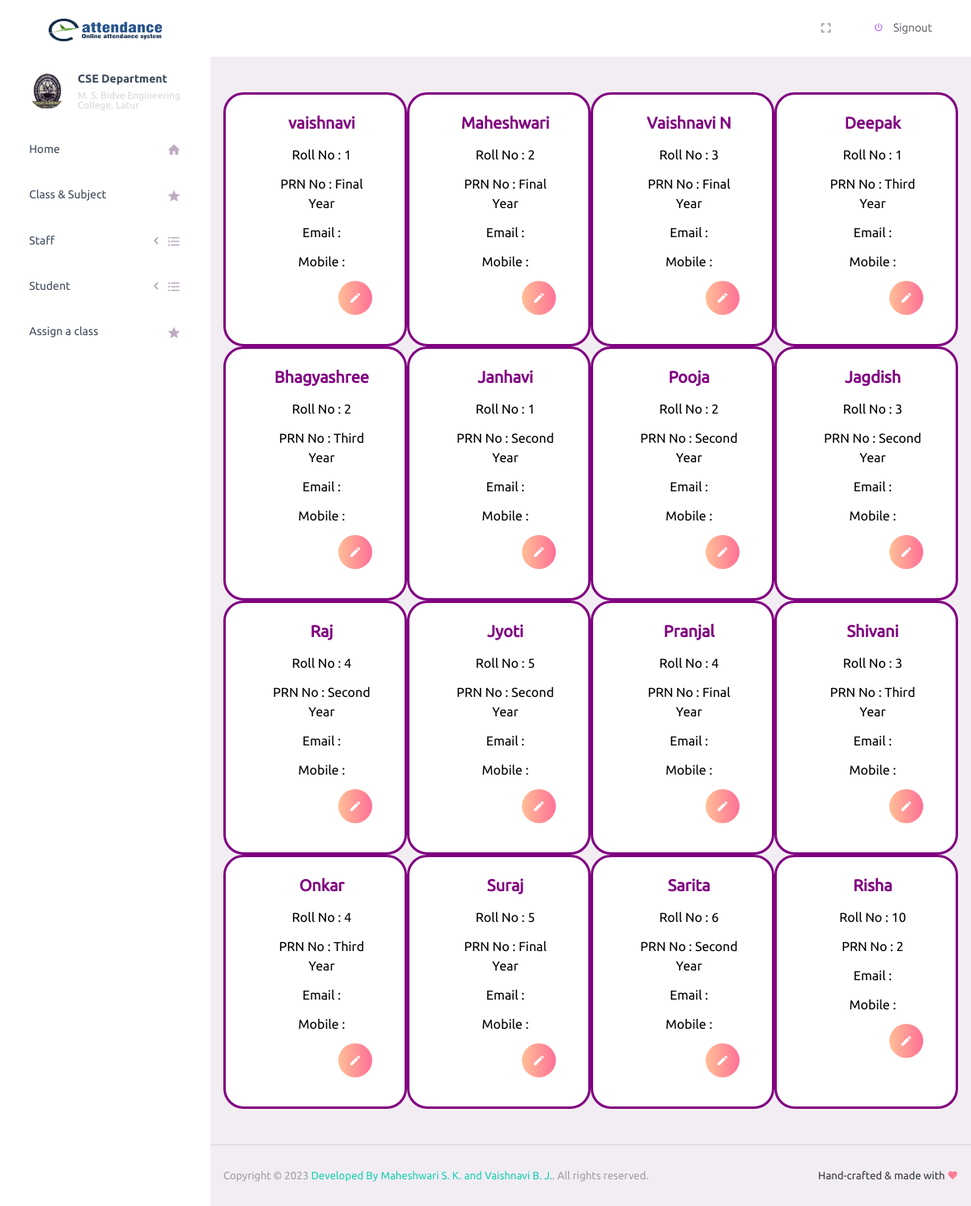
The page /admin/view_std.php (signed in) on the database its author committed.
### tables this page shows
CREATE TABLE `std_data` (
  `ID` int(11) NOT NULL,
  `Name` varchar(100) NOT NULL,
  `Roll no.` int(25) NOT NULL,
  `class` varchar(100) NOT NULL
);

### admin/view_std.php (the view, shortened to what this page needs)
<!DOCTYPE html>
<html lang="en">
<head>
  <link rel="stylesheet" href="vendors/iconfonts/mdi/css/materialdesignicons.min.css">
  <link rel="stylesheet" href="vendors/css/vendor.bundle.base.css">
  <link rel="stylesheet" href="css/style.css">
</head>
<body>
  <div class="container-scroller">
<?php
  include 'Header.php';
?>
    <div class="container-fluid page-body-wrapper">
<?php
  include 'Sidebar.php';
?>
      <div class="main-panel">
        <div class="content-wrapper">
<?php
  $db = mysqli_connect("localhost","root","","attendance_system")or die("database error");
?>
          <div class="row">
<?php
      $res=mysqli_query($db,"SELECT * FROM std_data");
      while($row=mysqli_fetch_row($res))
      {
        echo'
          <div class="col-sm-3" style="background-color: white; color: #fff;border: 3px solid purple; border-radius: 25px;">
            <div class="" >
              <div class="card-body">
                <ul type="none">
                  <li><p class="card-title" style="text-align: center;font-size: 20px; color: Purple; font-weight: 600">'.$row[1].'</p></li>
                  <li><p class="card-title" style="text-align: center;font-size: 16px;color: Black">'.$row[6].'</p></li>
                  <li><p class="card-title" style="text-align: center;font-size: 16px;color: black">Roll No : '.$row[2].'</p></li>
                  <li><p class="card-title" style="text-align: center;font-size: 16px;color: Black">PRN No : '.$row[3].'</p></li>
                  <li><p class="card-title" style="text-align: center;font-size: 16px;color: black">Email : '.$row[4].'</p></li>
                  <li><p class="card-title" style="text-align: center;font-size: 16px;color: Black">Mobile : '.$row[5].'</p></li>
                  <li style="text-align: right;"><a href="update_std.php?id='.$row[0].'"><button type="button" class="btn btn-gradient-danger btn-rounded btn-icon"><i class="mdi mdi-pencil"></i></button></a>
                  </li>
                </ul>
              </div>
            </div>
          </div>';
      }
?>
          </div>
        </div>
<?php
  include 'Footer.php';
?>
      </div>
    </div>
  </div>
</body>
</html>

### rows shown on the page
std_data: Name "vaishnavi", value "1", class "Final Year"
std_data: Name "Maheshwari", value "2", class "Final Year"
std_data: Name "Vaishnavi N", value "3", class "Final Year"
std_data: Name "Deepak", value "1", class "Third Year"
std_data: Name "Bhagyashree", value "2", class "Third Year"
std_data: Name "Janhavi", value "1", class "Second Year"
std_data: Name "Pooja", value "2", class "Second Year"
std_data: Name "Jagdish", value "3", class "Second Year"
std_data: Name "Raj", value "4", class "Second Year"
std_data: Name "Jyoti", value "5", class "Second Year"
std_data: Name "Pranjal", value "4", class "Final Year"
std_data: Name "Shivani", value "3", class "Third Year"
std_data: Name "Onkar", value "4", class "Third Year"
std_data: Name "Suraj", value "5", class "Final Year"
std_data: Name "Sarita", value "6", class "Second Year"
std_data: Name "Risha", value "10", class "2"
